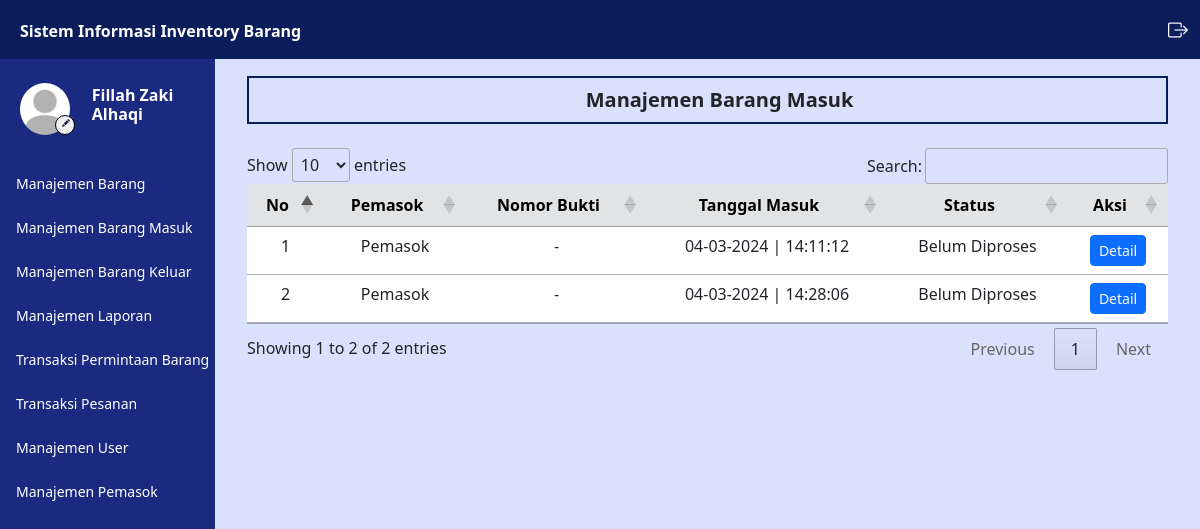
Page /admin/barang_masuk.php (signed in) on the committed database.
### tables this page shows
CREATE TABLE `user` (
  `iduser` int(11) NOT NULL,
  `username` varchar(50) NOT NULL,
  `password` varchar(100) NOT NULL,
  `nama` varchar(50) NOT NULL,
  `email` varchar(50) NOT NULL,
  `telepon` varchar(50) NOT NULL,
  `alamat` text NOT NULL,
  `instansi` varchar(50) DEFAULT NULL,
  `level` varchar(10) NOT NULL,
  `foto` varchar(100) DEFAULT NULL
);

CREATE TABLE `transaksi_pembelian` (
  `idtransaksi` int(11) NOT NULL,
  `tgl_transaksi` timestamp NOT NULL DEFAULT current_timestamp(),
  `kode_transaksi` varchar(50) NOT NULL,
  `status` varchar(45) NOT NULL,
  `idpemasok` int(11) NOT NULL
);

### controller/MainController.php (called while the page is built, shortened)
<?php
    $conn = mysqli_connect("localhost","root","","inventory");
    function query($query) {
        global $conn;
        $result = mysqli_query($conn, $query);
        $rows = [];
        while ($row = mysqli_fetch_assoc($result)) {
            $rows[] = $row;
        }
        return $rows;
    }
    function generateRandomKey()
    {
        $keyLength = 32;
        $randomBytes = openssl_random_pseudo_bytes($keyLength, $strong);
        if (!$strong) {
            $randomBytes = random_bytes($keyLength);
        }
        return base64_encode($randomBytes);
    }
    function enkripsi($kata)
    {
        $key = generateRandomKey();
        $string = openssl_encrypt($kata, 'AES-256-CBC', $key, 0, substr($key, 0, 16));
        $hasilEnkripsi = base64_encode($key . $string);
        return $hasilEnkripsi;
    }
    function dekripsi($kata)
    {
        $string = base64_decode($kata);
        $key = substr($string, 0, 44);
        $enkripsi = substr($string, 44);
        $hasil = openssl_decrypt($enkripsi, 'AES-256-CBC', $key, 0, substr($key, 0, 16));
        return $hasil;
    }
    function cari_user() {
        $id = dekripsi($_COOKIE['SIIB']);
        $result = query("SELECT * FROM user WHERE iduser = '$id'");
        if(count($result) == 1) {
            $result = $result[0];
            return $result;
        } else {
            echo "<script>
                    document.location.href='../logout.php';
                  </script>";
            exit;
        }
    }
    function validasi_admin() {
        $result = cari_user();
    }
?>

### admin/barang_masuk.php (the view, shortened to what this page needs)
<?php
    $data_transaksi = query("SELECT * FROM transaksi_pembelian");
?>
<html lang="en">
<head>
    <link href="https://cdn.jsdelivr.net/npm/bootstrap@5.3.0/dist/css/bootstrap.min.css" rel="stylesheet"
>
    <link rel="stylesheet" href="https://cdn.datatables.net/1.13.4/css/jquery.dataTables.min.css">
    <link rel="stylesheet" href="https://cdn.jsdelivr.net/npm/bootstrap-icons@1.11.3/font/bootstrap-icons.min.css">
    <link rel="stylesheet" href="../style.css">
</head>
<body>
    <div class="content">
        <?php
        require_once('../navbar/navbar.php');
        ?>
        <div class="main-container m-0">
            <div class="d-flex">
                <?php
                require_once('../navbar/sidebar.php');
                ?>
                <div class="contents px-3 py-3 mx-3">
                    <div class="box1">
                        <h5 class="text-dark mb-0 ms-4 text-center fw-bold">
                            Manajemen Barang Masuk
                        </h5>
                    </div>
                    <div class="mt-4">
                        <table id="example" class="table table-hover text-center">
                            <thead>
                                <tr class="table-secondary">
                                    <th class="text-center" scope="col">No</th>
                                    <th class="text-center" scope="col">Pemasok</th>
                                    <th class="text-center" scope="col">Nomor Bukti</th>
                                    <th class="text-center" scope="col">Tanggal Masuk</th>
                                    <th class="text-center" scope="col">Status</th>
                                    <th class="text-center" scope="col">Aksi</th>
                                </tr>
                            </thead>
                            <tbody>
                                <?php
                                    $i = 1;
                                    foreach($data_transaksi as $transaksi) :
                                        $idpemasok = $transaksi['idpemasok'];
                                        $pemasok = query("SELECT nama FROM user WHERE iduser = $idpemasok")[0];
                                        $idtransaksi = $transaksi['idtransaksi'];
                                        $barang_masuk = query("SELECT no_bukti FROM barang_masuk WHERE idtransaksi = $idtransaksi");
                                ?>
                                    <tr>
                                        <td>
                                            <?= $i; ?>
                                        </td>
                                        <td>
                                            <?= $pemasok['nama']; ?>
                                        </td>
                                        <td>
                                            <?php if($barang_masuk[0]['no_bukti'] == NULL)  : ?>
                                                -
                                            <?php else : ?>
                                                <?= $transaksi['kode_transaksi']; ?>
                                            <?php endif; ?>
                                        </td>
                                        <td>
                                            <?= date("d-m-Y | H:i:s", strtotime($transaksi['tgl_transaksi'])); ?>
                                        </td>
                                        <td>
                                            <?= $transaksi['status']; ?>
                                        </td>
                                        <td>
                                            <a href="../admin/detail_barang_masuk.php?id=<?= enkripsi($idtransaksi); ?>" class="btn btn-sm btn-primary">
                                                Detail
                                            </a>
                                        </td>
                                    </tr>
                                <?php
                                    $i++;
                                    endforeach;
                                ?>
                            </tbody>
                        </table>
                    </div>
                </div>
            </div>
        </div>
    </div>
</body>

### navbar/sidebar.php
<?php
    validasi_admin();
?>
<div class="sidebar" id="side_nav">
    <div class="content-side">
        <div class="profil pt-3">
            <div class="row d-flex align-items-center">
                <div class="col-sm-5 me-0">
                    <img src="../img/profil/<?= $user['foto']; ?>" class="rounded-circle" alt="profi">
                    <a href="../admin/profil.php">
                        <button class="rounded-circle"><i class="bi bi-pencil-fill"></i></button>
                    </a>
                </div>
                <div class="col-sm-7 text-white pe-3 p-0 m-0">
                    <h6 class="fw-bold">
                        <?= $user['nama']; ?>
                    </h6>
                </div>
            </div>
        </div>
        <div class="">
            <ul class="list-unstyled pt-3 fw-medium">
                <li class="">
                    <a href="../admin/barang.php" class="text-decoration-none d-block">
                        <span>Manajemen Barang</span>
                    </a>
                </li>
                <li class="">
                    <a href="../admin/barang_masuk.php" class="text-decoration-none d-block">
                        <span>Manajemen Barang Masuk</span>
                    </a>
                </li>
                <li class="">
                    <a href="../admin/barang_keluar.php" class="text-decoration-none d-block">
                        <span>Manajemen Barang Keluar</span>
                    </a>
                </li>
                <li class="">
                    <a href="../admin/laporan.php" class="text-decoration-none d-block">
                        <span>Manajemen Laporan</span>
                    </a>
                </li>
                <li class="">
                    <a href="../admin/transaksi.php" class="text-decoration-none d-block">
                        <span>Transaksi Permintaan Barang</span>
                    </a>
                </li>
                <li class="">
                    <a href="../admin/transaksi_pesan.php" class="text-decoration-none d-block">
                        <span>Transaksi Pesanan</span>
                    </a>
                </li>
                <li class="">
                    <a href="../admin/user.php" class="text-decoration-none d-block">
                        <span>Manajemen User</span>
                    </a>
                </li>
                <li class="">
                    <a href="../admin/pemasok.php" class="text-decoration-none d-block">
                        <span>Manajemen Pemasok</span>
                    </a>
                </li>
            </ul>
        </div>
    </div>
</div>

### style.css (style rules this page uses)
body { background: #d9e1fc; margin: 0; padding: 0; border: 0; }
.content { min-height: 100vh; width: 100%; }
.sidebar { background: #192a80; min-width: 215px; max-width: 215px; transition: all ease-in 0.3s; min-height: 100vh; }
.sidebar ul { padding: 0 11px; }
.sidebar li { margin: 7px 0; }
.sidebar li a { color: white; padding: 8px 5px; font-size: 14px; margin-left: 0; }
.content-side { position: fixed; margin-top: 60px; }
.sidebar .profil img { width: 50px; height: 66px; margin-left:20px; padding: 7px 0; display: block; transition: all ease-in 0.3s; object-fit: cover; }
.sidebar .profil button { border: 1px solid black; position: absolute; margin-top: -27px; margin-left: 55px; width: 20px; height: 20px; }
.sidebar .profil button i { font-size: 8px; color: #272247; margin-top: -6px; margin-left: -3px; position: absolute; }
.contents { width: 100%; margin-top: 60px; }
.box1 { border: #0b1d5b solid 2px; padding: 10px; }

### rows in the picture
user: foto (placeholder picture), nama "Fillah Zaki Alhaqi"
transaksi_pembelian: idpemasok.nama "Pemasok", tgl_transaksi "04-03-2024 | 14:11:12", status "Belum Diproses"
transaksi_pembelian: idpemasok.nama "Pemasok", tgl_transaksi "04-03-2024 | 14:28:06", status "Belum Diproses"
